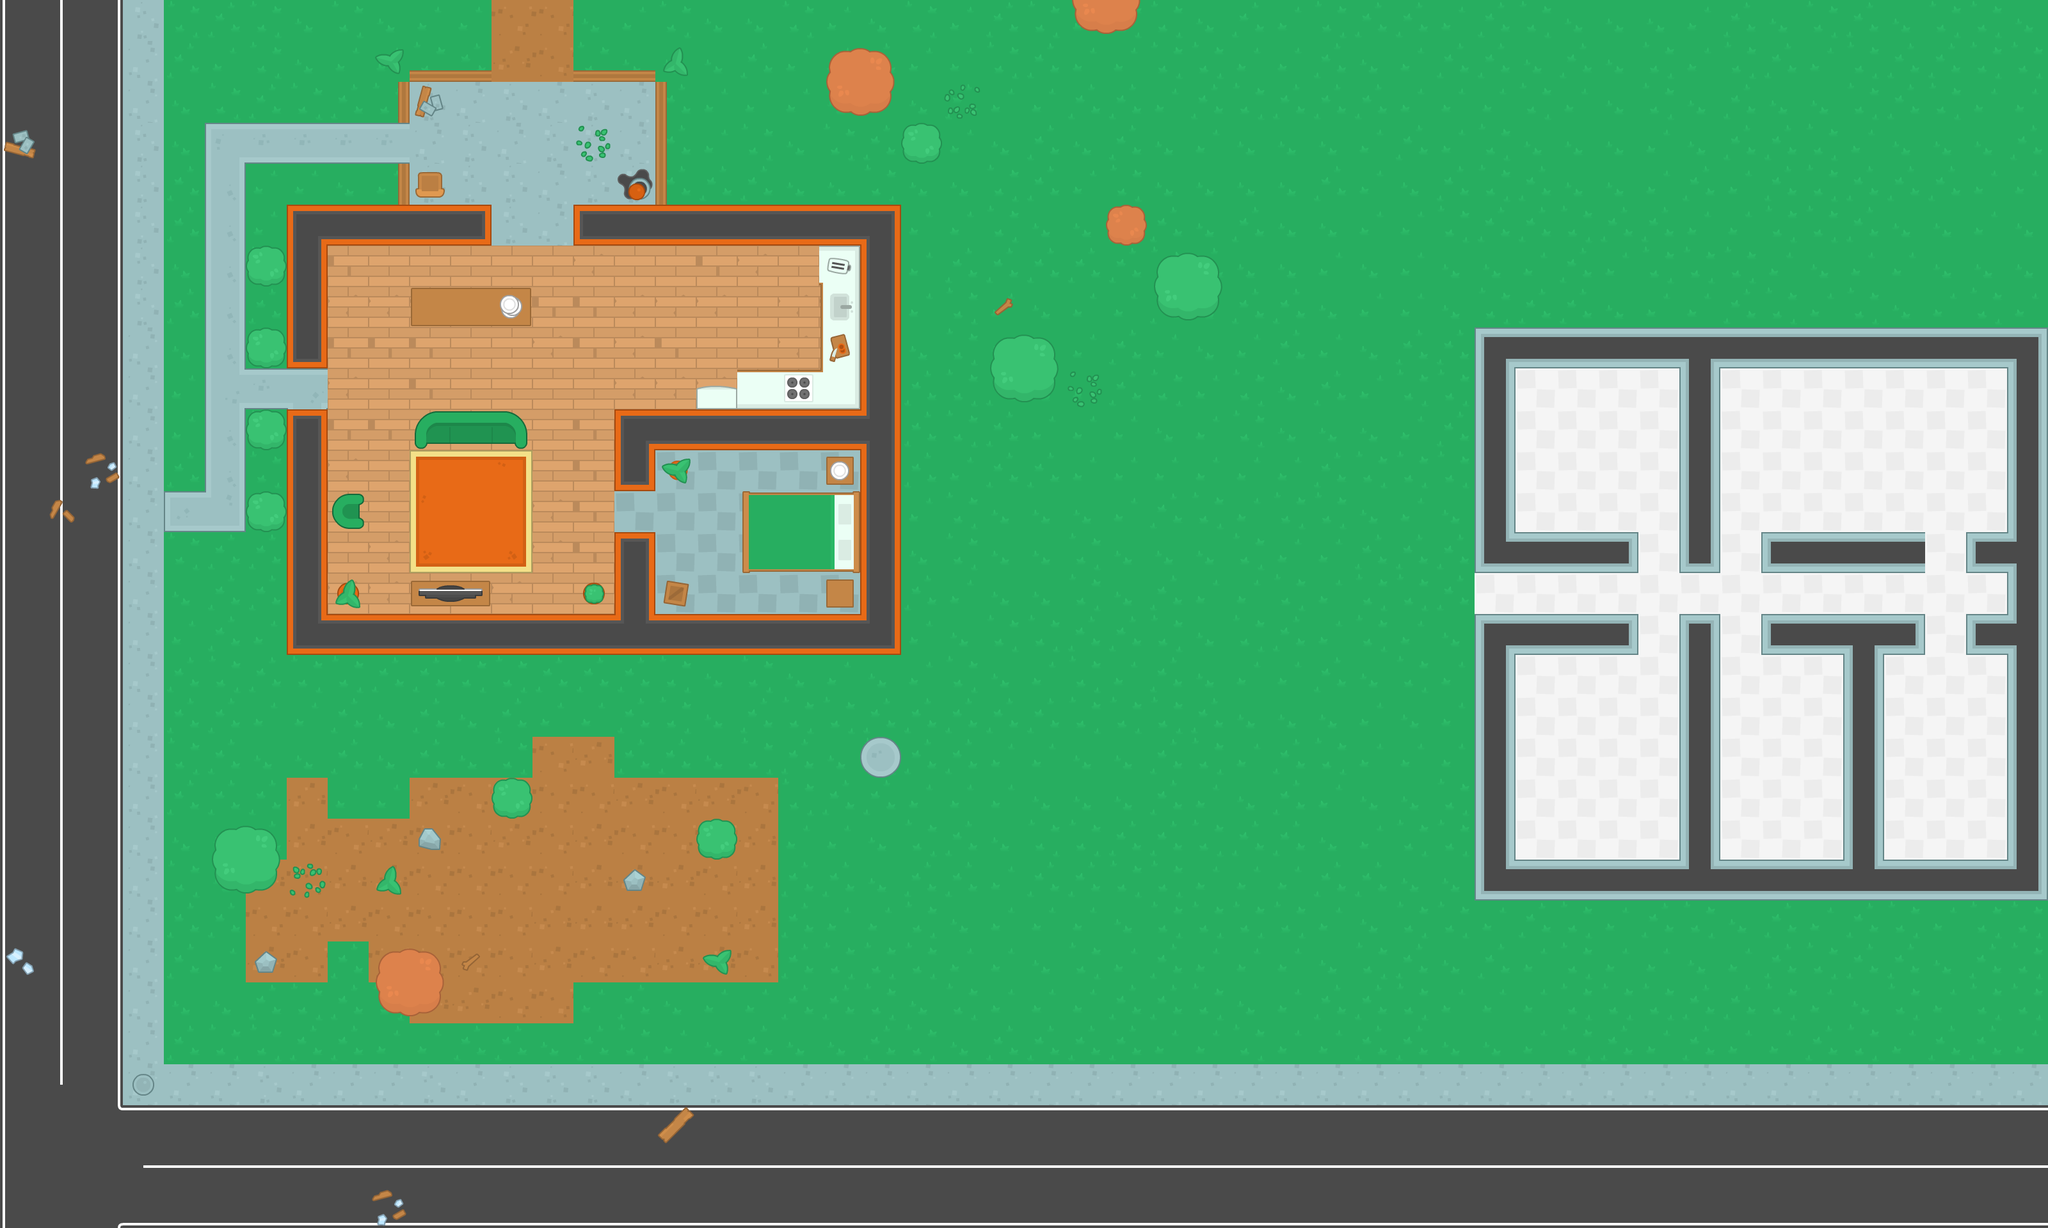

Rendered tile map (Tiled .tmx) drawn with the repository's tilesets; below, a short description and the map source with its tile grids summarised:
An orthogonal 50x30 tile map with 64x64 px tiles, 4 tile layers (ground, walls, items, decorations) and 69 objects (38x wall, 11x zombie, 4x bullets, 3x ammo_box, 2x shotgun, ...).

<map version="1.9" tiledversion="1.9.2" orientation="orthogonal" renderorder="right-down" width="50" height="30" tilewidth="64" tileheight="64" infinite="0" nextlayerid="6" nextobjectid="119">
 <tileset firstgid="1" name="spritesheet_tiles" tilewidth="64" tileheight="64" spacing="10" tilecount="540" columns="27">
  <image source="../img/spritesheet_tiles.png" width="1988" height="1470" />
 </tileset>
 <layer id="1" name="ground" width="50" height="30">
  <data>[1500 cells, 1500 non-empty, 40 distinct tile ids]</data>
 </layer>
 <layer id="2" name="walls" width="50" height="30">
  <data>[1500 cells, 146 non-empty, 21 distinct tile ids]</data>
 </layer>
 <layer id="3" name="items" width="50" height="30">
  <data>[1500 cells, 65 non-empty, 38 distinct tile ids]</data>
 </layer>
 <layer id="4" name="decorations" width="50" height="30">
  <data>[1500 cells, 25 non-empty, 18 distinct tile ids]</data>
 </layer>
 <objectgroup id="5" name="Obstacles">
  <object id="1" name="player" x="336" y="208" width="32" height="32" />
  <object id="2" name="wall" x="448" y="320" width="320" height="64" />
  <object id="3" name="wall" x="448" y="960" width="960" height="64" />
  <object id="4" name="wall" x="960" y="640" width="384" height="64" />
  <object id="5" name="wall" x="1344" y="384" width="64" height="576" />
  <object id="6" name="wall" x="448" y="384" width="64" height="192" />
  <object id="7" name="wall" x="448" y="640" width="64" height="320" />
  <object id="8" name="wall" x="960" y="832" width="64" height="128" />
  <object id="9" name="wall" x="960" y="704" width="64" height="64" />
  <object id="15" name="wall" x="896" y="320" width="512" height="64" />
  <object id="21" name="wall" x="640" y="448" width="192" height="64" />
  <object id="22" name="wall" x="1168" y="768" width="176" height="128" />
  <object id="23" name="wall" x="1152" y="576" width="128" height="32" />
  <object id="24" name="wall" x="656" y="640" width="160" height="48" />
  <object id="25" name="wall" x="512" y="784" width="48" height="32" />
  <object id="26" name="wall" x="640" y="912" width="128" height="48" />
  <object id="28" name="wall" x="910" y="909" width="35" height="35" />
  <object id="29" name="wall" x="1088" y="608" width="64" height="32" />
  <object id="30" name="wall" x="1040" y="720" width="32" height="32" />
  <object id="31" name="wall" x="528" y="912" width="32" height="32" />
  <object id="34" name="wall" x="656" y="272" width="32" height="48" />
  <object id="35" name="wall" x="1024" y="912" width="48" height="48" />
  <object id="36" name="wall" x="1296" y="896" width="48" height="48" />
  <object id="37" name="wall" x="1296" y="704" width="48" height="48" />
  <object id="38" name="wall" x="1280" y="384" width="16" height="256" />
  <object id="40" name="zombie" x="784" y="208" width="32" height="32" />
  <object id="42" name="zombie" x="1072" y="816" width="32" height="32" />
  <object id="46" name="wall" x="784" y="1232" width="32" height="32" />
  <object id="47" name="wall" x="1104" y="1296" width="32" height="32" />
  <object id="48" name="wall" x="608" y="1504" width="64" height="64" />
  <object id="49" name="wall" x="352" y="1312" width="64" height="64" />
  <object id="50" name="wall" x="1312" y="96" width="64" height="64" />
  <object id="52" name="wall" x="1824" y="416" width="64" height="64" />
  <object id="53" name="wall" x="1744" y="336" width="32" height="32" />
  <object id="54" name="wall" x="1424" y="208" width="32" height="32" />
  <object id="55" name="wall" x="1680" y="-16" width="96" height="64" />
  <object id="56" name="wall" x="1568" y="544" width="64" height="64" />
  <object id="57" name="wall" x="400" y="784" width="32" height="32" />
  <object id="58" name="wall" x="400" y="656" width="32" height="32" />
  <object id="59" name="wall" x="400" y="528" width="32" height="32" />
  <object id="60" name="wall" x="400" y="400" width="32" height="32" />
  <object id="63" name="zombie" x="1184" y="464" width="32" height="32" />
  <object id="87" name="zombie" x="1616" y="720" width="32" height="32" />
  <object id="88" name="zombie" x="1712" y="704" width="32" height="32" />
  <object id="89" name="zombie" x="1744" y="608" width="32" height="32" />
  <object id="90" name="zombie" x="1728" y="832" width="32" height="32" />
  <object id="91" name="zombie" x="1584" y="848" width="32" height="32" />
  <object id="92" name="zombie" x="1504" y="736" width="32" height="32" />
  <object id="93" name="zombie" x="1856" y="752" width="32" height="32" />
  <object id="94" name="zombie" x="1872" y="576" width="32" height="32" />
  <object id="99" name="health" x="848" y="912" width="32" height="32" />
  <object id="100" name="shotgun" x="976" y="528" width="32" height="32" />
  <object id="101" name="rifle" x="272" y="336" width="32" height="32" />
  <object id="102" name="rifle" x="256" y="528" width="32" height="32" />
  <object id="103" name="shotgun" x="528" y="160" width="32" height="32" />
  <object id="104" name="kevlar" x="256" y="624" width="32" height="32" />
  <object id="105" name="ammo_box" x="272" y="1168" width="32" height="32" />
  <object id="106" name="ammo_box" x="272" y="1248" width="32" height="32" />
  <object id="107" name="ammo_box" x="272" y="1360" width="32" height="32" />
  <object id="108" name="bullets" x="1552" y="1056" width="32" height="32" />
  <object id="109" name="bullets" x="1552" y="1056" width="32" height="32" />
  <object id="110" name="bullets" x="1680" y="1040" width="32" height="32" />
  <object id="111" name="bullets" x="1616" y="1104" width="32" height="32" />
  <object id="113" name="breakable_wall" x="960" y="48" width="64" height="16" />
  <object id="114" name="breakable_wall" x="1024" y="48" width="64" height="16" />
  <object id="115" name="window_h" x="768" y="352" width="64" height="16" />
  <object id="116" name="window_h" x="832" y="352" width="64" height="16" />
  <object id="117" name="door_v" x="976" y="768" width="32" height="64" />
  <object id="118" name="door_v" x="464" y="576" width="32" height="64" />
 </objectgroup>
</map>
